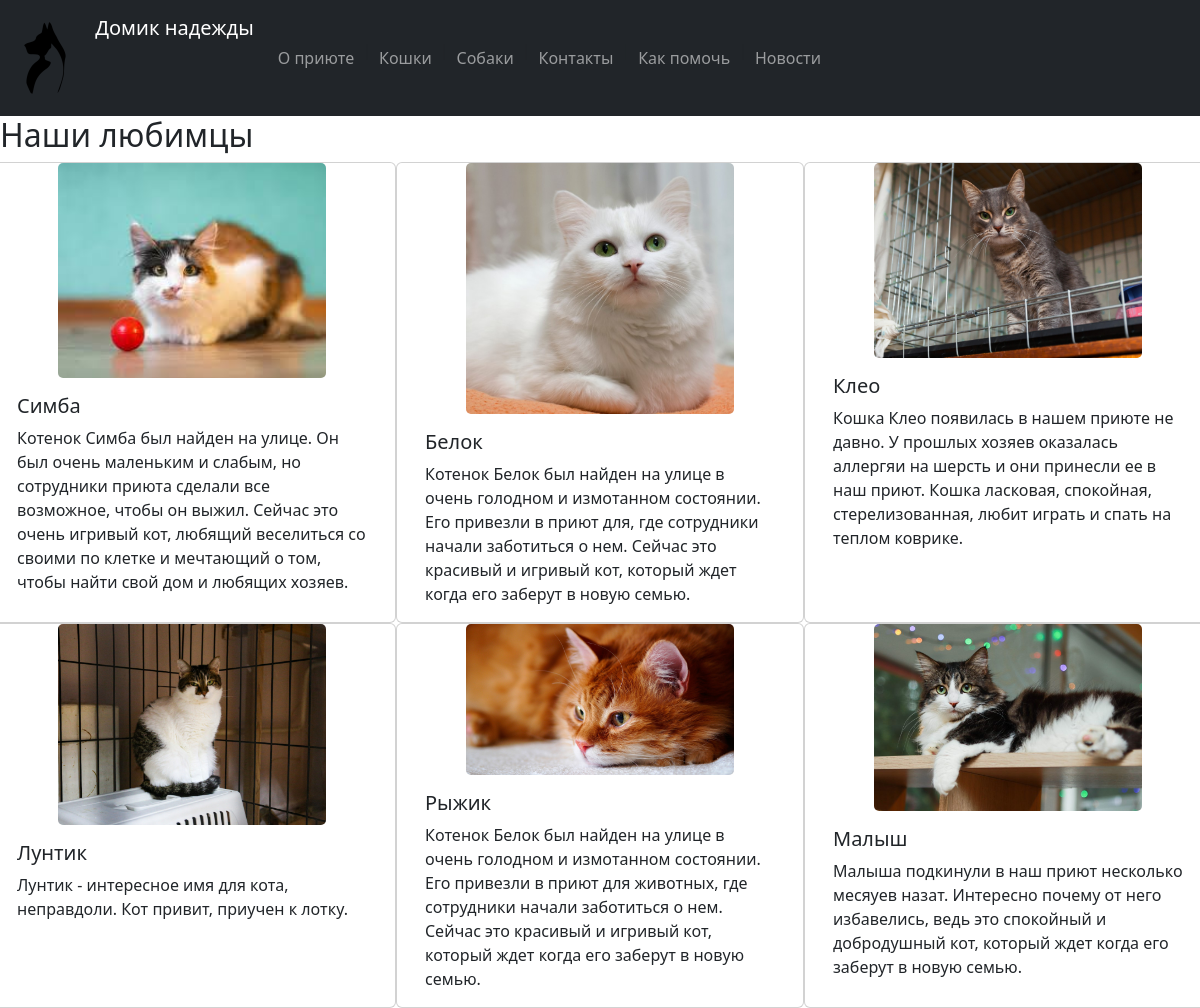
Page /cats on the committed database.
### main/models.py (models this page shows, shortened)
class Cats(models.Model):
    title = models.CharField('Кличка кота', max_length=90)
    image = models.ImageField('Фотография кота', upload_to='main/static/main/img/cats')
    full_text = models.TextField('Информация о коте')
    date = models.DateField('Дата публикации')

### main/views.py (the view)
# urls.py: path('cats', views.cats, name='cats'),
def cats(request):
    cats = Cats.objects.all()
    return render(request, 'main/cats.html', {'cats': cats, 'title': 'Кошки'})

### main/templates/main/cats.html (shortened to what this page needs)
{% extends 'main/layout.html' %}
{% block content %}
<h2 className="text-center" >Наши любимцы</h2>
<div class="row row-cols-1 row-cols-md-3">
    {% for el in cats %}
    <div class="card">
        <img class="card-img-top" src="{{el.image.url}}" alt="{{el.title}}">
        <div class="card-body">
            <h5 class="card-title">{{el.title}}</h5>
            <p class="card-text">{{el.full_text}}</p>
        </div>
    </div>
    {% endfor %}
</div>
{% endblock %}

### main/templates/main/layout.html (shortened to what this page needs)
{% load static %}
<!doctype html>
<html lang="en">
<head>
    {% load bootstrap5 %}
    {% bootstrap_css %}
    <link rel="stylesheet" href="{% static '/static/css/main.css' %}">
</head>
<body class="mainBody">
<asi>
    <nav class="navbar navbar-expand-lg navbar-dark bg-dark">
        <a href="{% url 'home' %}" class="navbar-brand">
            <img src="{% static 'main/img/logo.png' %}" height="90" width="90" alt="logo"
                 class="d-inline-block align-top">
            Домик надежды
        </a>
        <div class="collapse navbar-collapse" id="navbarNavAltMarkup">
            <div class="navbar-nav">
                <a href="{% url 'home' %}" class="nav-item nav-link">О приюте</a>
                <a href="{% url 'cats' %}" class="nav-item nav-link">Кошки</a>
                <a href="{% url 'dogs' %}" class="nav-item nav-link">Собаки</a>
                <a href="{% url 'contacts' %}" class="nav-item nav-link">Контакты</a>
                <a href="{% url 'how2Help' %}" class="nav-item nav-link">Как помочь</a>
                <a href="{% url 'news_home' %}" class="nav-item nav-link">Новости</a>
            </div>
        </div>
    </nav>
</asi>
<main>
    {% block content %}
    {% endblock %}
</main>
</body>
</html>

### main/static/main/css/main.css (style rules this page uses)
a { text-decoration:none }
.card-img-top { width: 70%; float: left; margin: 0 0 0 3.5%; border-radius: 5px; display: block; margin-left: auto; margin-right: auto }

### rows in the picture
Cats: image (picture), title "Симба", full_text "Котенок Симба был найден на улице. Он был очень маленьким и слабым, но сотрудники приюта сделали все возможное, чтобы он выжил. Сейчас это очень игривый кот, любящий веселиться со своими по клетке и мечтающий о том, чтобы найти свой дом и любящих хозяев."
Cats: image (picture), title "Белок", full_text "Котенок Белок был найден на улице в очень голодном и измотанном состоянии. Его привезли в приют для, где сотрудники начали заботиться о нем. Сейчас это красивый и игривый кот, который ждет когда его заберут в новую семью."
Cats: image (picture), title "Клео", full_text "Кошка Клео появилась в нашем приюте не давно. У прошлых хозяев оказалась аллергяи на шерсть и они принесли ее в наш приют. Кошка ласковая, спокойная, стерелизованная, любит играть и спать на теплом коврике."
Cats: image (picture), title "Лунтик", full_text "Лунтик - интересное имя для кота, неправдоли. Кот привит, приучен к лотку."
Cats: image (picture), title "Рыжик", full_text "Котенок Белок был найден на улице в очень голодном и измотанном состоянии. Его привезли в приют для животных, где сотрудники начали заботиться о нем. Сейчас это красивый и игривый кот, который ждет когда его заберут в новую семью."
Cats: image (picture), title "Малыш", full_text "Малыша подкинули в наш приют несколько месяуев назат. Интересно почему от него избавелись, ведь это спокойный и добродушный кот, который ждет когда его заберут в новую семью."
